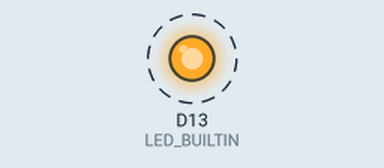
The sketch below on a simulated Arduino Zero (SAMD21). On the bench: output pins drawn as LEDs (lit = HIGH). Dashed ring = blinking. What the sketch prints to the serial monitor is not drawn.

Above: at 0.2 s.
Timing chart, 0 to 3.0 s (numbered marks = the images above):
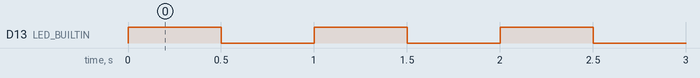

Measured:
- by itself, D13 (LED_BUILTIN): alternates HIGH for 0.50 s and LOW for 0.50 s

The sketch:

ArduinoUNO_blink.ino
```cpp
void setup()
{
  //Wait for SerialUSB or 10 seconds
  while ((!SerialUSB) && (millis() < 10000));

  SerialUSB.println("Serial monitor opened...");

  pinMode(LED_BUILTIN, OUTPUT);
}

void loop()
{
  digitalWrite(LED_BUILTIN, HIGH);
  SerialUSB.println("--");
  delay(500);
  digitalWrite(LED_BUILTIN, LOW);
  SerialUSB.println("-M-");
  delay(500);
}
```
